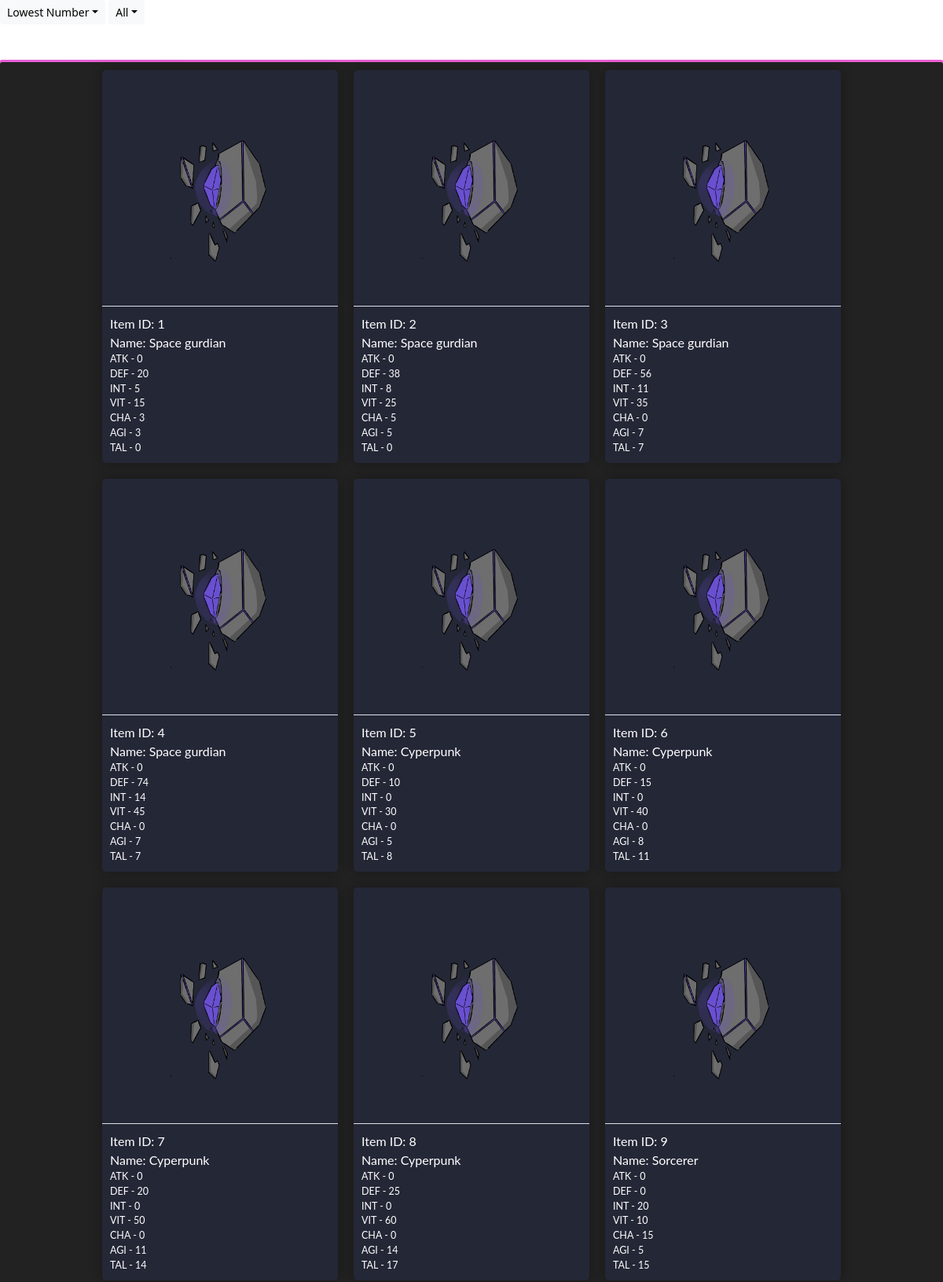
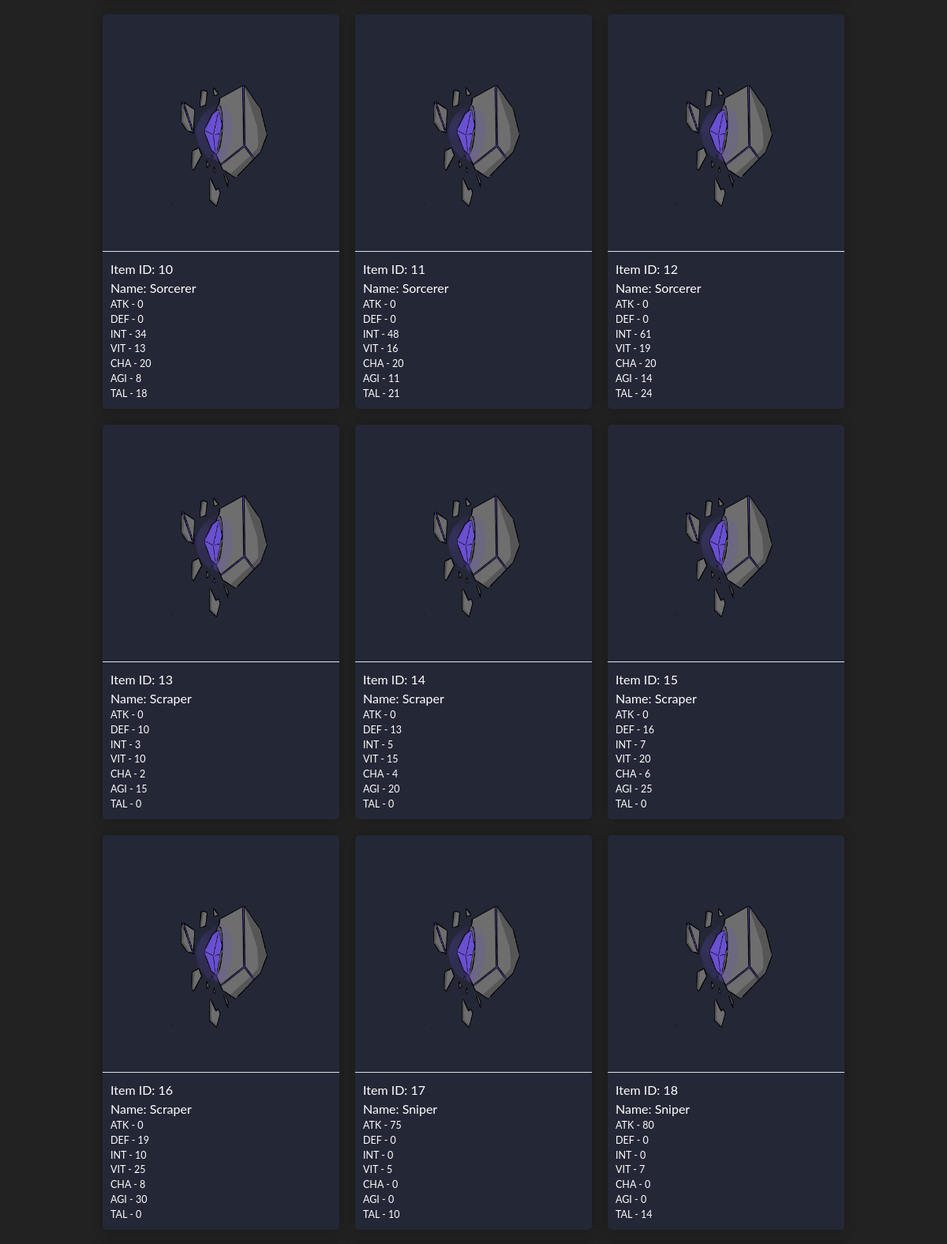
Page /Card.php (upper part) on the committed database (2 pictures, top to bottom).
### tables this page shows
CREATE TABLE `item` (
  `Id_Item` int(200) NOT NULL,
  `Name` varchar(50) NOT NULL DEFAULT 'Item_Null',
  `Atk` int(99) NOT NULL DEFAULT 0,
  `Def` int(99) NOT NULL DEFAULT 0,
  `Int` int(99) NOT NULL DEFAULT 0,
  `Vit` int(99) NOT NULL DEFAULT 0,
  `Cha` int(99) NOT NULL DEFAULT 0,
  `Agi` int(99) NOT NULL DEFAULT 0,
  `Tal` int(99) NOT NULL DEFAULT 0,
  `Img` mediumblob DEFAULT NULL,
  `Hold_or_Sell` enum('H','S') NOT NULL DEFAULT 'H',
  `Category_Id` int(200) NOT NULL,
  `Rarity_Id` int(200) NOT NULL,
  `User_Id` int(200) NOT NULL DEFAULT 0
);

### Card.php (the view, shortened to what this page needs)
<!DOCTYPE html>
<html lang="en">
<head>
    <link href="https://cdn.jsdelivr.net/npm/bootstrap@5.1.0/dist/css/bootstrap.min.css" rel="stylesheet">
    <link rel="stylesheet" href="https://cdn.jsdelivr.net/npm/bootstrap-icons@1.5.0/font/bootstrap-icons.css">
</head>
</head>
    <body>
        <link rel="stylesheet" href="Card1.css">
        <div class="conatiner">
            <span class="dropdown">
                <button class="btn btn-light dropdown-toggle btn-sm" type="button"
                 id="dropdownMenuButton1" data-bs-toggle="dropdown" aria-expanded="false">Lowest Number</button>
                </span>
                <span class="dropdown">
                    <button class="btn btn-light dropdown-toggle btn-sm" type="button"
                     id="dropdownMenuButton1" data-bs-toggle="dropdown" aria-expanded="false">All</button>
                    </span>
        <div class="gradient-border mt-5 ">
            <div class="wrap">
            <?php
                $conn=new PDO("mysql:host=localhost;dbname=spaceutopia;charset=utf8","root","");
                $sql="SELECT * FROM item ";
                $result =  $conn -> query($sql);
                while($row=$result->fetch()){
                    echo "<div class='box' style='background-color: #242736'>
                    <div class='border-bottom'>
                        <img src='Stone.png' alt='Item' style='width: 300px;'>
                    </div>
                    <div style='text-align: left; margin-left: 10px; margin-top: 10px;'>";
                    echo "Item ID: ".$row[0]."<br> Name: ".$row[1]."<div style='font-size: 12.5px;'>ATK - ".$row[2]."<br> DEF - ".$row[3]."<br> INT - ".$row[4]."<br> VIT - ".$row[5]."<br> CHA - ".$row[6]."<br> AGI - ".$row[7]."<br> TAL - ".$row[8]."</div>";
                    echo "</div>
                            </div>";
                }
                ?>
            </div>
            </div>
        </div>
    </body>
</html>

### Card1.css (style rules this page uses)
.conatiner { width: 100%; height: 500px; }
.wrap { display: -webkit-box; display: -ms-flexbox; display: flex; -ms-flex-wrap: wrap; flex-wrap: wrap; -webkit-box-pack: center; -ms-flex-pack: center; justify-content: center; -webkit-box-align: center; -ms-flex-align: center; align-items: center; -webkit-box-orient: horizontal; -webkit-box-direction: normal; -ms-flex-direction: row; flex-direction: row; }
.box { margin: 10px; width: 300px; height: 500px; text-align: center; font-family: Lato, sans-serif; color: white; border-radius: 5px; -webkit-transition: 200ms ease-in-out; -o-transition: 200ms ease-in-out; transition: 200ms ease-in-out; -webkit-box-shadow: 0 0 15px rgba(0,0,0,0.3); box-shadow: 0 0 15px rgba(0,0,0,0.3); }

### Card.php (style rules this page uses)
.gradient-border { --border-width: 3px; position: relative; justify-content: center; align-items: center; font-family: Lato, sans-serif; color: white; background: #222; border-radius: var(--border-width); }
.gradient-border::after { position: absolute; content: ""; top: calc(-1 * var(--border-width)); left: calc(-1 * var(--border-width)); z-index: -1; width: calc(100% + var(--border-width) * 2); height: calc(100% + var(--border-width) * 2); background: linear-gradient(60deg, #5f86f2, #a65ff2, #f25fd0, #f25f61); background-size: 300% 300%; background-position: 0 50%; border-radius: calc(2 * var(--border-width)); animation: moveGradient 4s alternate infinite; }

### rows in the picture
item: Id_Item "1", Name "Space gurdian", Atk "0", Def "20", Int "5", Vit "15", Cha "3", Agi "3", Tal "0"
item: Id_Item "2", Name "Space gurdian", Atk "0", Def "38", Int "8", Vit "25", Cha "5", Agi "5", Tal "0"
item: Id_Item "3", Name "Space gurdian", Atk "0", Def "56", Int "11", Vit "35", Cha "0", Agi "7", Tal "7"
item: Id_Item "4", Name "Space gurdian", Atk "0", Def "74", Int "14", Vit "45", Cha "0", Agi "7", Tal "7"
item: Id_Item "5", Name "Cyperpunk", Atk "0", Def "10", Int "0", Vit "30", Cha "0", Agi "5", Tal "8"
item: Id_Item "6", Name "Cyperpunk", Atk "0", Def "15", Int "0", Vit "40", Cha "0", Agi "8", Tal "11"
item: Id_Item "7", Name "Cyperpunk", Atk "0", Def "20", Int "0", Vit "50", Cha "0", Agi "11", Tal "14"
item: Id_Item "8", Name "Cyperpunk", Atk "0", Def "25", Int "0", Vit "60", Cha "0", Agi "14", Tal "17"
item: Id_Item "9", Name "Sorcerer", Atk "0", Def "0", Int "20", Vit "10", Cha "15", Agi "5", Tal "15"
item: Id_Item "10", Name "Sorcerer", Atk "0", Def "0", Int "34", Vit "13", Cha "20", Agi "8", Tal "18"
item: Id_Item "11", Name "Sorcerer", Atk "0", Def "0", Int "48", Vit "16", Cha "20", Agi "11", Tal "21"
item: Id_Item "12", Name "Sorcerer", Atk "0", Def "0", Int "61", Vit "19", Cha "20", Agi "14", Tal "24"
item: Id_Item "13", Name "Scraper", Atk "0", Def "10", Int "3", Vit "10", Cha "2", Agi "15", Tal "0"
item: Id_Item "14", Name "Scraper", Atk "0", Def "13", Int "5", Vit "15", Cha "4", Agi "20", Tal "0"
item: Id_Item "15", Name "Scraper", Atk "0", Def "16", Int "7", Vit "20", Cha "6", Agi "25", Tal "0"
item: Id_Item "16", Name "Scraper", Atk "0", Def "19", Int "10", Vit "25", Cha "8", Agi "30", Tal "0"
item: Id_Item "17", Name "Sniper", Atk "75", Def "0", Int "0", Vit "5", Cha "0", Agi "0", Tal "10"
item: Id_Item "18", Name "Sniper", Atk "80", Def "0", Int "0", Vit "7", Cha "0", Agi "0", Tal "14"
